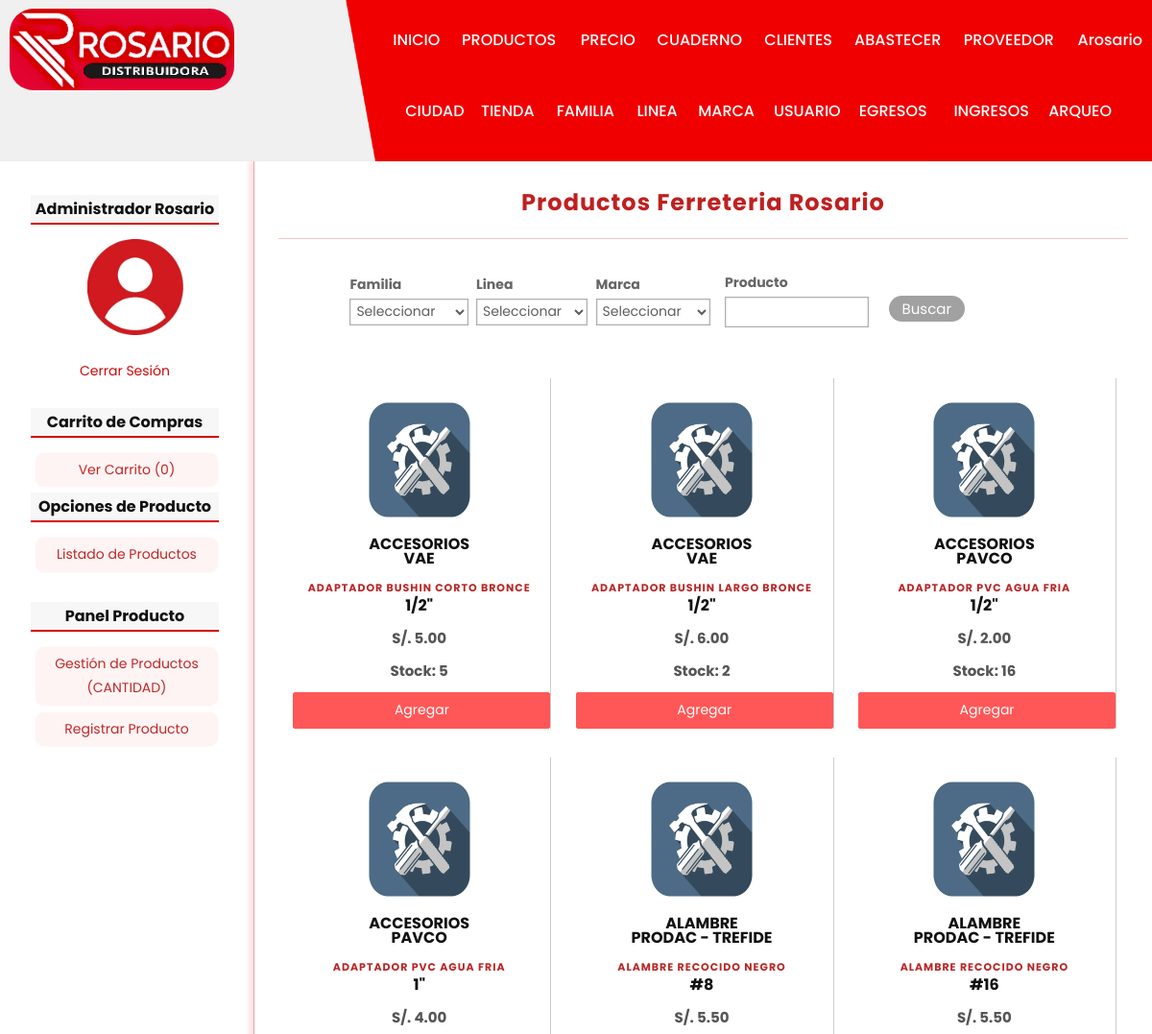
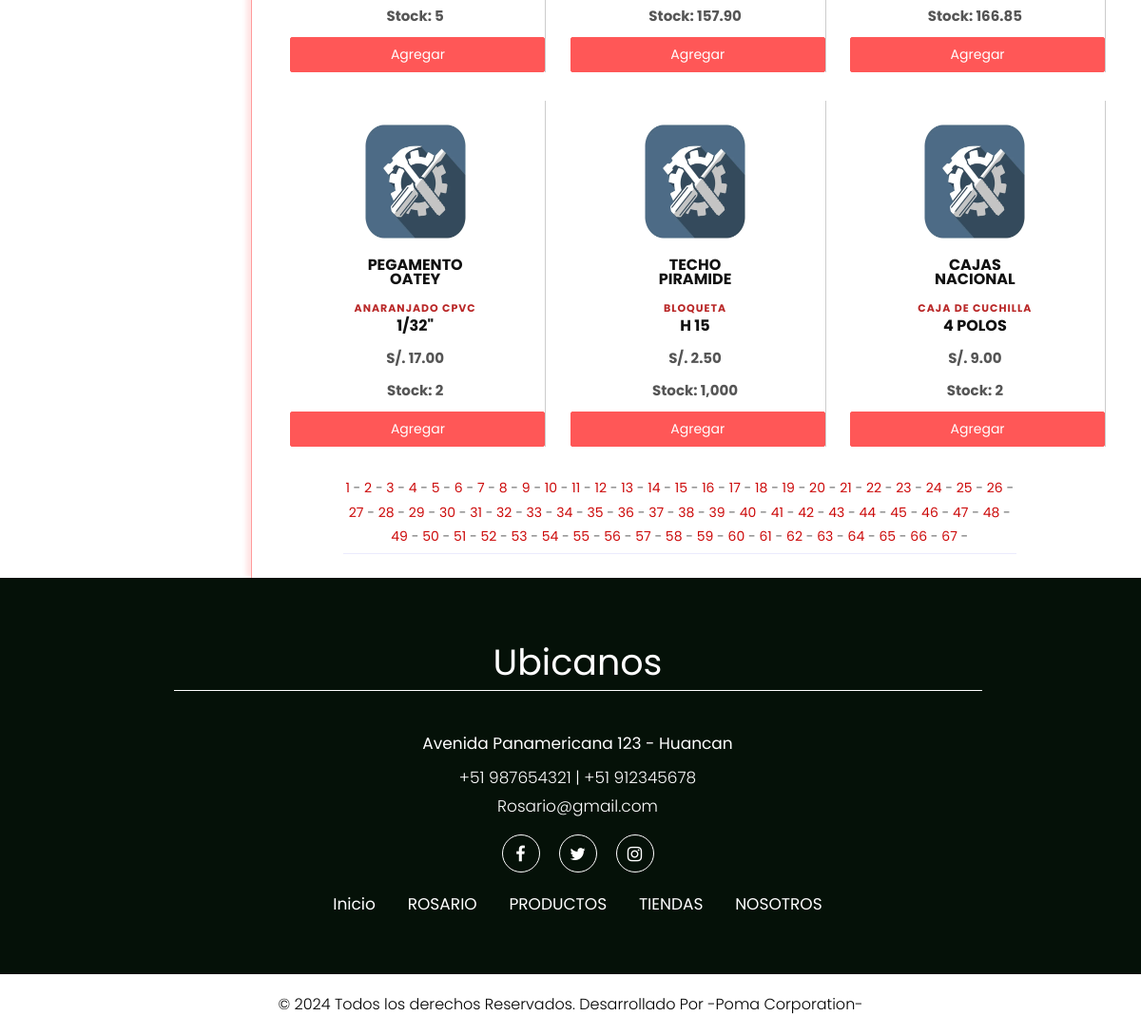
/producto/index (signed in), run on the app's committed database (2 pictures, top to bottom).
### tables this page shows
CREATE TABLE producto(
id              INT(255) AUTO_INCREMENT NOT NULL,
id_tienda       INT(255) NOT NULL,
id_familia      INT(255) NOT NULL,
id_linea        INT(255) NOT NULL,
id_marca        INT(255) NOT NULL,
id_descuento    INT(255) NOT NULL,
codigo          char(6),
nombre          VARCHAR(150) NOT NULL,
medida          VARCHAR(100) NOT NULL,
cantidad        FLOAT(100,2) NOT NULL,
paquete         INT(100),
imagen          VARCHAR(255),
preciob         FLOAT(100,2),
preciof         FLOAT(100,2),
precioc         FLOAT(100,2),
est             CHAR(1) NOT NULL,
CONSTRAINT pk_producto PRIMARY KEY(id),
CONSTRAINT fk_producto_tienda FOREIGN KEY(id_tienda) REFERENCES tienda(id),
CONSTRAINT fk_producto_familia FOREIGN KEY(id_familia) REFERENCES familia(id),
CONSTRAINT fk_producto_linea FOREIGN KEY(id_linea) REFERENCES linea(id),
CONSTRAINT fk_producto_marca FOREIGN KEY(id_marca) REFERENCES marca(id),
CONSTRAINT fk_producto_descuento FOREIGN KEY(id_descuento) REFERENCES descuento(id)
);

CREATE TABLE linea(
id              INT(255) AUTO_INCREMENT NOT NULL,
nombre          VARCHAR(150) NOT NULL,
est             char(1) NOT NULL,
CONSTRAINT pk_linea PRIMARY KEY(id)
);

CREATE TABLE marca(
id              INT(255) AUTO_INCREMENT NOT NULL,
nombre          VARCHAR(150) NOT NULL,
est             char(1) NOT NULL,
CONSTRAINT pk_marca PRIMARY KEY(id)
);

### controllers/ProductoController.php (called while the page is built, shortened)
<?Php
require_once 'models/producto.php';
Class productoController{
    public function index(){
        if(isset($_GET['pag'])){
            $pag = $_GET['pag'];
        }else{
            $pag = 1;
        }
        $limite = 9;
        $offset = ($pag-1)*$limite;
        $producto = new Producto;
        $producto->setOffset($offset);
        $producto->setLimite($limite);
        $product = $producto->getRandom();
        $total = $producto->getAlltotal();
        $totalP = ceil($total/$limite);
        $totalPag = $totalP;
        require_once  'views/producto/listadopr.php';
    }
}
?>

### config/db.php (called while the page is built)
<?Php
Class Database{
    public static function connect(){
        $db = new mysqli('localhost', 'root', '', 'ferr_ros_h');
        $db->query("SET NAMES 'utf8'");
        return $db;
    }
}
?>

### models/producto.php (called while the page is built, shortened)
<?Php
class producto{
    private $limite;
    private $offset;
    private $db;
    public function __construct(){
        $this->db = Database::connect();
    }
    function getLimite(){
        return $this->limite;
    }
    function getOffset(){
        return $this->offset;
    }
    function setLimite($limite){
        $this->limite = $limite;
    }
    function setOffset($offset){
        $this->offset = $offset;
    }
    public function getAlltotal(){
        $producto  = $this->db->query("SELECT * FROM producto WHERE est = 'H'");
        return $producto->num_rows;
    }
    public function getRandom(){
        $sql = "SELECT p.id, p.nombre as 'nombre', p.medida as 'medida', p.imagen as 'imagen', p.preciob as 'precio', p.cantidad, m.nombre as 'marca', l.nombre as 'linea' FROM producto p "
                . "INNER JOIN linea l ON l.id = p.id_linea "
                . "INNER JOIN marca m ON m.id = p.id_marca "
                . "WHERE p.est = 'H' ORDER BY CASE WHEN cantidad > 0 THEN 1 ELSE 2 END, p.nombre LIMIT {$this->getOffset()},{$this->getLimite()};";
        $producto = $this->db->query($sql);
        return $producto;
    }
}
?>

### views/producto/listadopr.php (the view, shortened to what this page needs)
<h1> Productos Ferreteria Rosario</h1>
<form action="<?=base_url?>producto/filtroindex" method="POST" enctype="multipart/form-data">
    <table style="width: 75%; text-align: left; border: none;">
        <tr>
            <th style="width:200px;">
            <label class="frm" for="familia">Familia</label>
                <select name="familia" id="">
                    <option value="">Seleccionar</option>
                </select>
            </th>
            <th style="width:200px;">
                <label class="frm" for="linea">Linea</label>
                <select name="linea" id="">
                    <option value="">Seleccionar</option>
                </select>
            </th>
            <th style="width:200px;">
                <label class="frm" for="marca">Marca</label>
                <select name="marca" id="">
                    <option value="">Seleccionar</option>
                </select>
            </th>
            <th style="width:200px;">
                <label class="frm" style="margin-left:5%;" for="nombre">Producto</label>
                <input style="margin-left:5%; width:150px;" type="text"  name="nombre" class="fildt"/>
            </th>
            <th>
            <div class="fila-2" style="margin-right: 13%; margin-top: 30px;">
                <input type="submit" value="Buscar" class="button solid-colort">
            </div>
            </th>
        </tr>
    </table>
</form>
<br><br>
<?Php While($prod = $product->fetch_object()): ?>
<div class="product">
    <a href="<?=base_url?>producto/ver&id=<?=$prod->id?>">
        <?Php if($prod->imagen != null): ?>
            <img src="<?=base_url?>uploads/images/<?=$prod->imagen?>" alt="" />
        <?Php else: ?>
            <img src="<?=base_url?>assets/images/ferre.jpg" alt="" />
        <?Php endif; ?>
        <h4 style="margin-bottom: -20px; margin-top: -20px;"><b><?=$prod->linea?></b></h4>
        <h4 style="margin-bottom: -20px; margin-top: -20px;"><b><?=$prod->marca?></b></h4>
        <h3 style="font-size: 11px; margin-bottom: -10px;"><b><?=$prod->nombre?></b></h3>
        <h4 class="precio" style="margin-bottom: 0px;"><b><?=$prod->medida?></b></h4>
    </a>
    <p style="margin-bottom: 10px;">S/. <?=$prod->precio?></p>
    <?Php
        $unidades = $prod->cantidad;
        if (floor($unidades) == $unidades){
            $cantidad = number_format($unidades, 0);
        }else{
            $cantidad = number_format($unidades, 2);
        }
    ?>
    <p>Stock: <?=$cantidad?></p>
    <a href="<?=base_url?>carrito/add&id=<?=$prod->id?>" class="button blista">Agregar</a>
</div>
<?Php endwhile; ?>
<table>
    <tr>
        <td class="text-center" colspan="11">
        <?Php if(isset($totalPag)): ?>
            <?Php for($i=1; $i<=$totalPag; $i++): ?>
                <a href="<?=base_url?>producto/index&pag=<?=$i?>"><?=$i?></a> -
            <?Php endfor; ?>
        <?Php endif; ?>
        </td>
    </tr>
</table>

### data on the page
producto: id_linea.nombre "ACCESORIOS", id_marca.nombre "VAE", nombre "ADAPTADOR BUSHIN CORTO BRONCE", medida "1/2\"", preciob "5.00", cantidad "5"
producto: id_linea.nombre "ACCESORIOS", id_marca.nombre "VAE", nombre "ADAPTADOR BUSHIN LARGO BRONCE", medida "1/2\"", preciob "6.00", cantidad "2"
producto: id_linea.nombre "ACCESORIOS", id_marca.nombre "PAVCO", nombre "ADAPTADOR PVC AGUA FRIA", medida "1/2\"", preciob "2.00", cantidad "16"
producto: id_linea.nombre "ACCESORIOS", id_marca.nombre "PAVCO", nombre "ADAPTADOR PVC AGUA FRIA", medida "1\"", preciob "4.00", cantidad "5"
producto: id_linea.nombre "ALAMBRE", id_marca.nombre "PRODAC - TREFIDE", nombre "ALAMBRE RECOCIDO NEGRO", medida "#8", preciob "5.50", cantidad "157.90"
producto: id_linea.nombre "ALAMBRE", id_marca.nombre "PRODAC - TREFIDE", nombre "ALAMBRE RECOCIDO NEGRO", medida "#16", preciob "5.50", cantidad "166.85"
producto: id_linea.nombre "PEGAMENTO", id_marca.nombre "OATEY", nombre "ANARANJADO CPVC", medida "1/32\"", preciob "17.00", cantidad "2"
producto: id_linea.nombre "TECHO", id_marca.nombre "PIRAMIDE", nombre "BLOQUETA", medida "H 15", preciob "2.50", cantidad "1,000"
producto: id_linea.nombre "CAJAS", id_marca.nombre "NACIONAL", nombre "CAJA DE CUCHILLA", medida "4 POLOS", preciob "9.00", cantidad "2"

### other printed values
$_SESSION['identity']->usuariof "Arosario"
$_SESSION['identity']->nombre "Administrador"
$_SESSION['identity']->apellidos "Rosario"
$stats['count'] "0"
